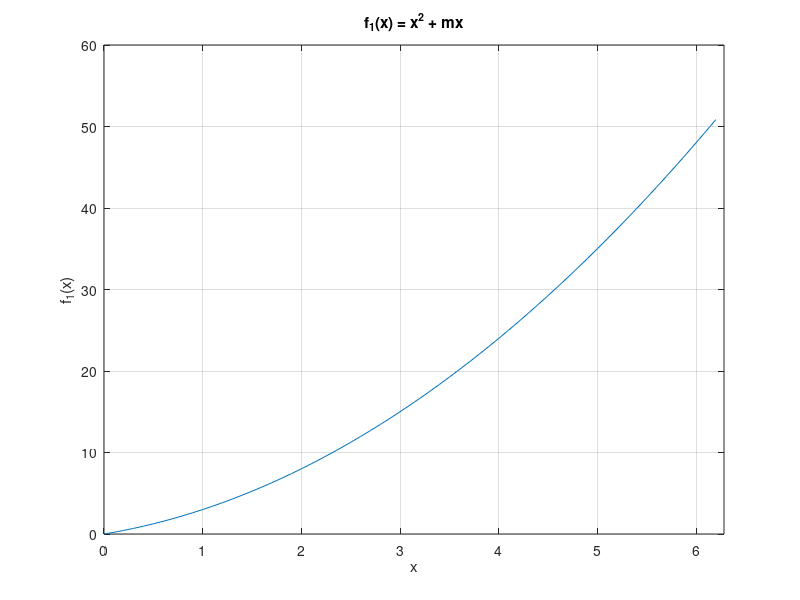
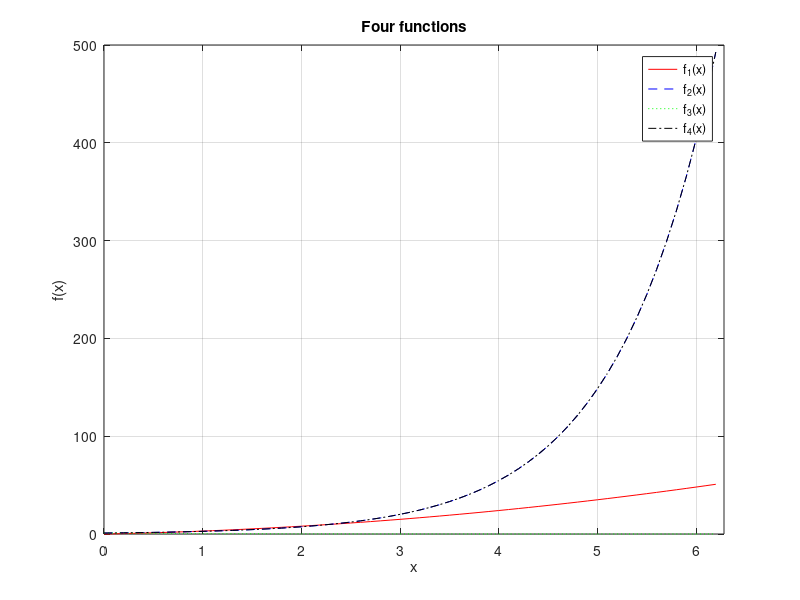
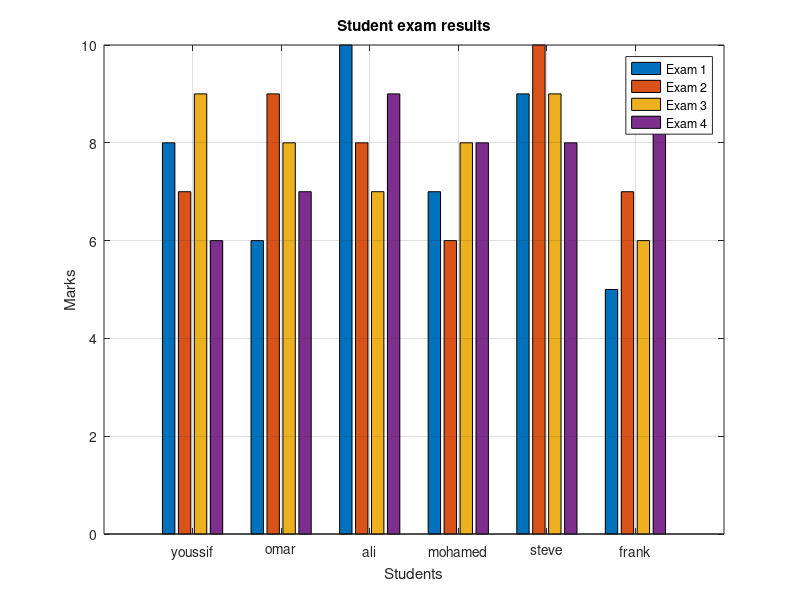
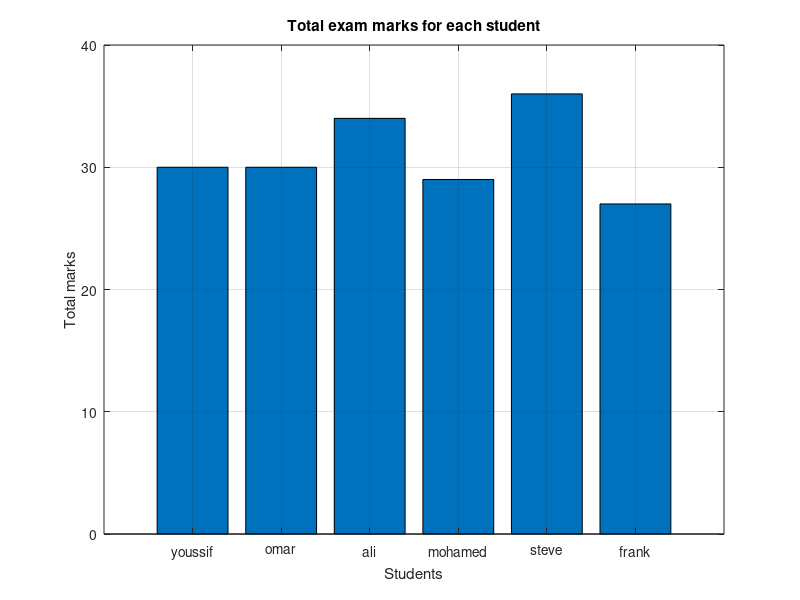

MATLAB code for these plots, in order: (Note: this script raises an error after producing the figures.)
%% NAME: YOUSSIF MOHAMMED FAROUK BASTAWISY
%% GROUP: EDIFU25/1
%% Laboratory Work 3 - Preparation of 2D graphics
%% Variant 2


clear;
clc;
close all;

%%%%%%%%%%%%%%%%%%%%%%%%%%%%%%%%%%%%%%%%%
% TASK 1 - CREATING 2-D GRAPHS

x = 0:0.1:2*pi;

m = 2;

f1 = x.^2 + m*x;
f2 = exp(x);
f3 = exp(-x);
f4 = exp(x);


%% Figure 1 - First function

figure(1);

plot(x, f1);

xlabel('x');
ylabel('f_1(x)');

title('f_1(x) = x^2 + mx');

grid on;

xlim([0 2*pi]);


%% Figure 2 - All four functions

figure(2);

plot(x, f1, 'r-', ...
    x, f2, 'b--', ...
    x, f3, 'g:', ...
    x, f4, 'k-.');

xlabel('x');
ylabel('f(x)');

title('Four functions');

legend('f_1(x)', 'f_2(x)', 'f_3(x)', 'f_4(x)');

grid on;

xlim([0 2*pi]);

%%%%%%%%%%%%%%%%%%%%%%%%%%%%%%%%%%%%%%%%%% 
% TASK 2 - SPECIALIZED PLOTS


marks = [
    8  7  9  6;
    6  9  8  7;
    10 8  7  9;
    7  6  8  8;
    9  10 9  8;
    5  7  6  9
];


students = {'youssif', 'omar', 'ali', ...
            'mohamed', 'steve', 'frank'};

exams = {'Exam 1', 'Exam 2', 'Exam 3', 'Exam 4'};


%% Figure 3 - Exam results

figure(3);

bar(marks);

xlabel('Students');
ylabel('Marks');

title('Student exam results');

xticks(1:6);
xticklabels(students);

legend(exams);

grid on;

ylim([0 10]);


%% Figure 4 - Total marks

total = sum(marks, 2);

figure(4);

bar(total);

xlabel('Students');
ylabel('Total marks');

title('Total exam marks for each student');

xticks(1:6);
xticklabels(students);

grid on;

ylim([0 40]);

%%%%%%%%%%%%%%%%%%%%%%%%%%%%%%%%%%%%%
% COMPLEMENTARY TASK
% GRAPHICAL REPRESENTATION OF SIGNALS

A = 4;
f = 3;
sigma = 1;

U1 = 2.5;
U2 = 1.5;

t = 0:0.002:1.5;

s = A*sin(2*pi*f*t);

n = sigma*randn(size(t));

x = s + n;


% Filtering the signal
filtered = x;

filtered(abs(filtered) < U2) = 0;


%%%%%%%%%%%%%%%%%%%%%%%%%%%%%%%%%%%%%%%%
% FIGURE 5 - TWO GRAPHS

figure(5);


%%%%%%%%%%%%%%%%%%%%%%%%%%%%%%%%%%%%%%%%
% TOP GRAPH
% Original signal + filtered signal + thresholds


subplot(2,1,1);

% Original signal - BLACK SOLID
plot(t, x, 'k-', 'LineWidth', 1.2);

hold on;

% Filtered signal - BLUE DOTTED
plot(t, filtered, 'b:', 'LineWidth', 1.2);

% Threshold U1
yline(U1, 'k--', 'U1');

% Threshold U2
yline(U2, 'k--', 'U2');

xlabel('Time (s)');
ylabel('Voltage');

title('Original and filtered signals');

legend('Original signal', ...
       'Filtered signal', ...
       'U1', ...
       'U2', ...
       'Location', 'southeast');

grid on;


% Set axis limits
ymin = min([x filtered U1 U2]);
ymax = max([x filtered U1 U2]);

ylim([ymin - 0.5 ymax + 0.5]);

xlim([t(1) t(end)]);

hold off;


%%%%%%%%%%%%%%%%%%%%%%%%%%%%%%%%%%%%%%%
% BOTTOM GRAPH
% Original signal + values exceeding U1


subplot(2,1,2);


% Create a version containing only values exceeding U1
above_U1_plot = x;

above_U1_plot(abs(x) <= U1) = NaN;


% Original signal - BLACK SOLID
plot(t, x, 'k-', 'LineWidth', 1.2);

hold on;


% Values exceeding U1 - BLUE DOTS
plot(t, above_U1_plot, 'b.', 'MarkerSize', 10);


% Find maximum value and its location
maxValue = max(x);

maxIndex = find(x == maxValue);


% Find minimum value and its location
minValue = min(x);

minIndex = find(x == minValue);


% Maximum - CIRCLE
plot(t(maxIndex), x(maxIndex), 'ko', ...
    'MarkerSize', 8, ...
    'LineWidth', 2);


% Minimum - DIAMOND
plot(t(minIndex), x(minIndex), 'kd', ...
    'MarkerSize', 8, ...
    'LineWidth', 2);


xlabel('Time (s)');
ylabel('Voltage');

title('Original signal and values exceeding U1');


legend('Original signal', ...
       'Values exceeding U1', ...
       'Maximum', ...
       'Minimum', ...
       'Location', 'southeast');

grid on;


% Set axis limits
xlim([t(1) t(end)]);

ymin = min([x U1]);
ymax = max([x U1]);

ylim([ymin - 0.5 ymax + 0.5]);

hold off;
